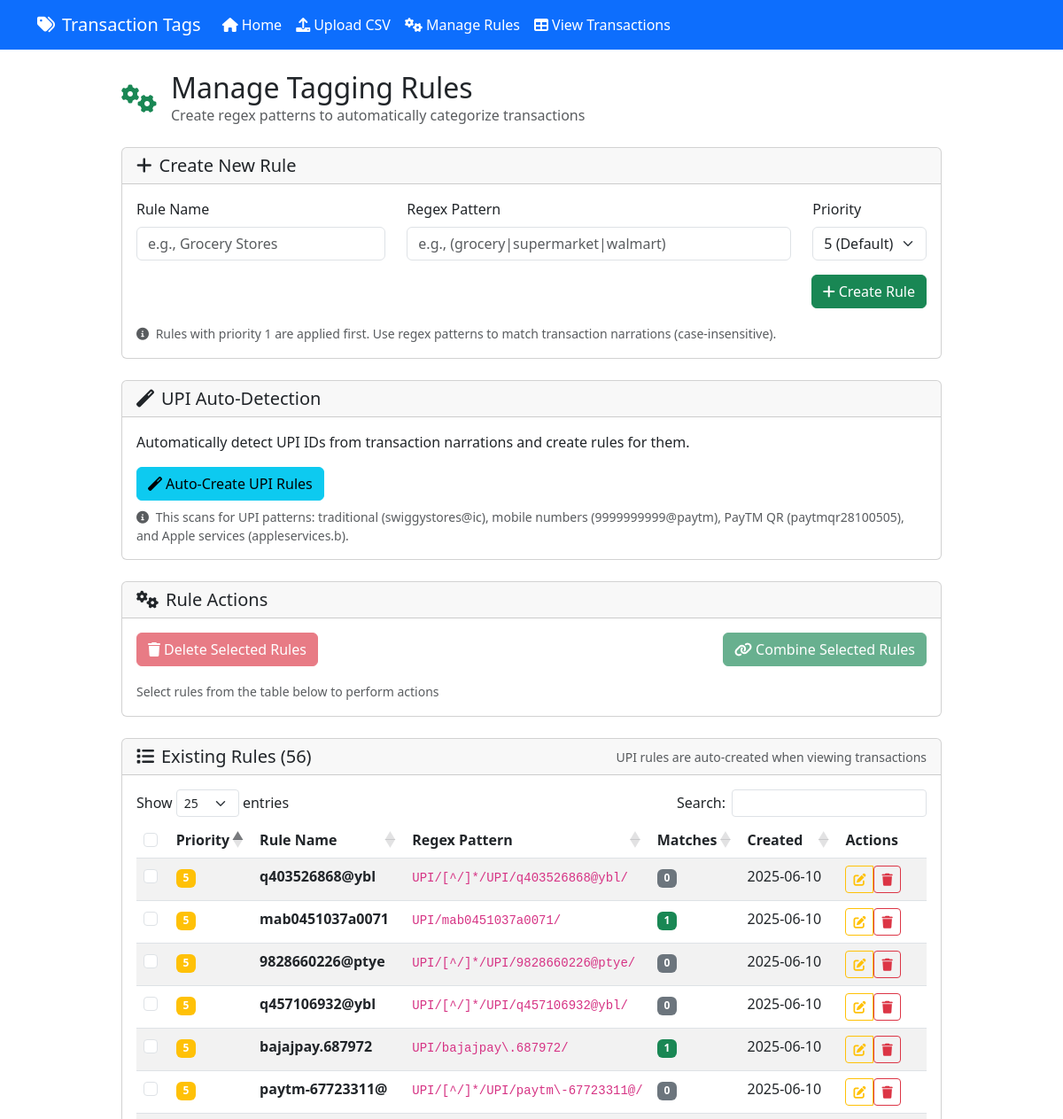
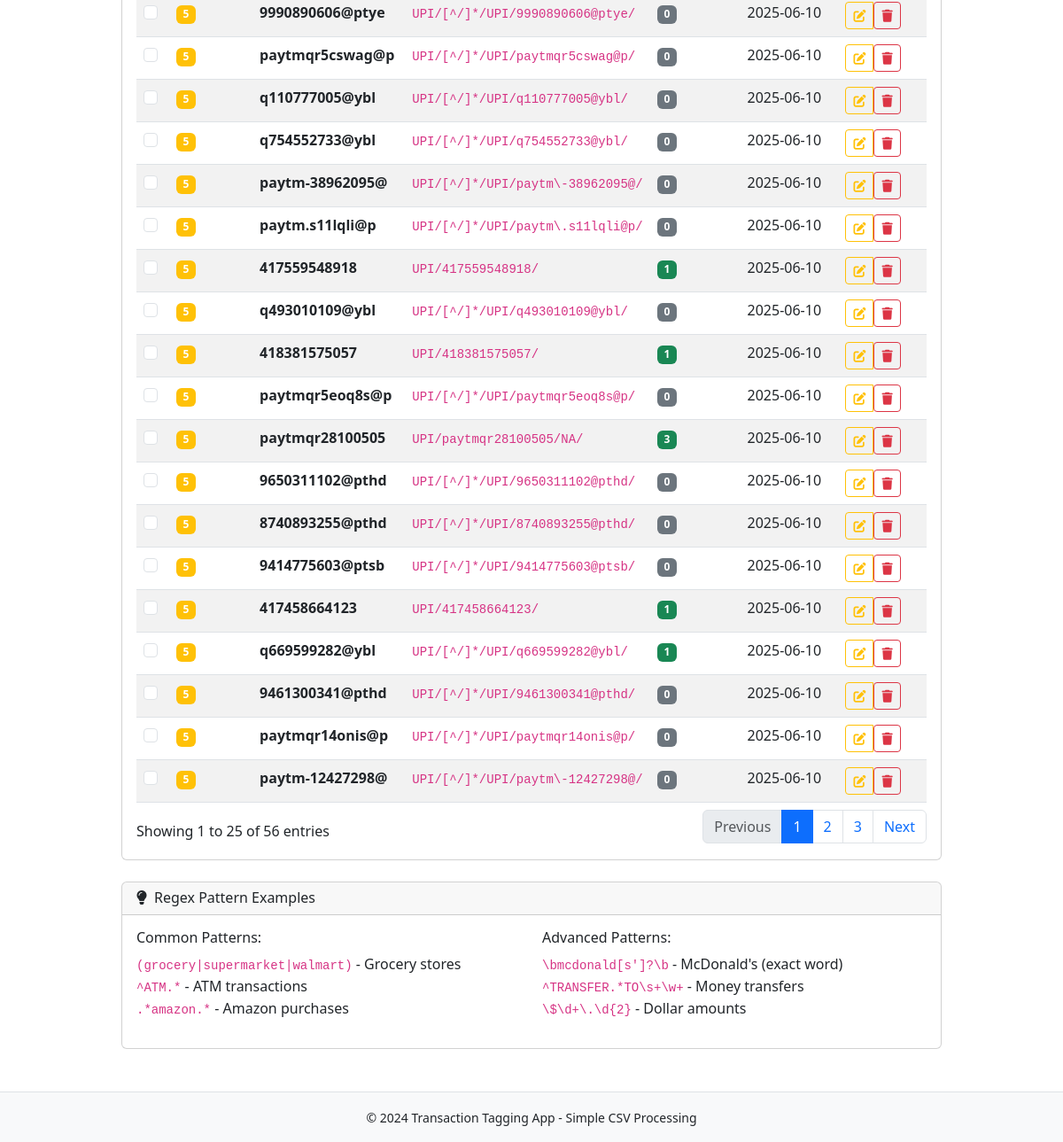
The app's page /rules with its own data (2 pictures, top to bottom).
### models.py (models this page shows, shortened)
class Rule(db.Model):
    id = db.Column(db.Integer, primary_key=True)
    name = db.Column(db.String(100), nullable=False, unique=True)
    regex_pattern = db.Column(db.Text, nullable=False)
    priority = db.Column(db.Integer, nullable=False, default=5)
    created_at = db.Column(db.DateTime, default=datetime.utcnow)

### routes.py (the view, shortened to what this page needs)
@app.route('/rules', methods=['GET', 'POST'])
def manage_rules():
    rules = Rule.query.order_by(Rule.priority.asc(), Rule.created_at.asc()).all()
    rules_with_counts = []
    transactions = Transaction.query.all()
    for rule in rules:
        match_count = 0
        for transaction in transactions:
            try:
                if re.search(rule.regex_pattern.lower(), transaction.narration.lower()):
                    match_count += 1
            except re.error:
                continue
        rules_with_counts.append({
            'rule': rule,
            'match_count': match_count
        })
    return render_template('rules.html', rules_with_counts=rules_with_counts)

### templates/rules.html (shortened to what this page needs)
{% extends "base.html" %}
{% block content %}
<div class="row">
    <div class="col-md-10 offset-md-1">
        <div class="d-flex align-items-center mb-4">
            <i class="fas fa-cogs fa-2x text-success me-3"></i>
            <div>
                <h2 class="mb-0">Manage Tagging Rules</h2>
                <p class="text-muted mb-0">Create regex patterns to automatically categorize transactions</p>
            </div>
        </div>
        <div class="card mb-4">
            <div class="card-header">
                <h5 class="mb-0"><i class="fas fa-plus me-2"></i>Create New Rule</h5>
            </div>
            <div class="card-body">
                <form method="POST">
                    <div class="row">
                        <div class="col-md-4 mb-3">
                            <label for="name" class="form-label">Rule Name</label>
                            <input type="text" class="form-control" id="name" name="name"
                                   placeholder="e.g., Grocery Stores" required maxlength="100">
                        </div>
                        <div class="col-md-6 mb-3">
                            <label for="regex_pattern" class="form-label">Regex Pattern</label>
                            <input type="text" class="form-control" id="regex_pattern" name="regex_pattern"
                                   placeholder="e.g., (grocery|supermarket|walmart)" required>
                        </div>
                        <div class="col-md-2 mb-3">
                            <label for="priority" class="form-label">Priority</label>
                            <select class="form-select" id="priority" name="priority" required>
                                <option value="5" selected>5 (Default)</option>
                            </select>
                        </div>
                    </div>
                    <div class="d-grid gap-2 d-md-flex justify-content-md-end">
                        <button type="submit" class="btn btn-success">
                            <i class="fas fa-plus me-1"></i>Create Rule
                        </button>
                    </div>
                </form>
                <div class="mt-3">
                    <small class="text-muted">
                        <i class="fas fa-info-circle me-1"></i>
                        Rules with priority 1 are applied first. Use regex patterns to match transaction narrations (case-insensitive).
                    </small>
                </div>
            </div>
        </div>
        <div class="card mb-4">
            <div class="card-header">
                <h5 class="mb-0"><i class="fas fa-magic me-2"></i>UPI Auto-Detection</h5>
            </div>
            <div class="card-body">
                <p class="mb-3">Automatically detect UPI IDs from transaction narrations and create rules for them.</p>
                <form method="POST" action="{{ url_for('manual_create_upi_rules') }}" class="d-inline">
                    <button type="submit" class="btn btn-info">
                        <i class="fas fa-magic me-1"></i>Auto-Create UPI Rules
                    </button>
                </form>
                <small class="text-muted d-block mt-2">
                    <i class="fas fa-info-circle me-1"></i>
                    This scans for UPI patterns: traditional (swiggystores@ic), mobile numbers (9999999999@paytm), PayTM QR (paytmqr28100505), and Apple services (appleservices.b).
                </small>
            </div>
        </div>
        <div class="card mb-4">
            <div class="card-header">
                <h5 class="mb-0"><i class="fas fa-cogs me-2"></i>Rule Actions</h5>
            </div>
            <div class="card-body">
                <div class="row mb-3">
                    <div class="col-md-6">
                        <button type="button" class="btn btn-danger" id="delete-selected-btn" disabled onclick="deleteSelectedRules()">
                            <i class="fas fa-trash me-1"></i>Delete Selected Rules
                        </button>
                    </div>
                    <div class="col-md-6 text-end">
                        <button type="button" class="btn btn-success" id="combine-selected-btn" disabled onclick="showCombineForm()">
                            <i class="fas fa-link me-1"></i>Combine Selected Rules
                        </button>
                    </div>
                </div>
                <div id="selected-rules-info" class="text-muted">
                    <small>Select rules from the table below to perform actions</small>
                </div>
            </div>
        </div>
        <div class="card">
            <div class="card-header d-flex justify-content-between align-items-center">
                <h5 class="mb-0"><i class="fas fa-list me-2"></i>Existing Rules ({{ rules_with_counts|length }})</h5>
                <small class="text-muted">UPI rules are auto-created when viewing transactions</small>
            </div>
            <div class="card-body">
                {% if rules_with_counts %}
                    <div class="table-responsive">
                        <table class="table table-striped" id="rules-table">
                            <thead>
                                <tr>
                                    <th width="5%">
                                        <input type="checkbox" class="form-check-input" id="select-all">
                                    </th>
                                    <th width="5%">Priority</th>
                                    <th width="20%">Rule Name</th>
                                    <th width="30%">Regex Pattern</th>
                                    <th width="10%">Matches</th>
                                    <th width="15%">Created</th>
                                    <th width="15%">Actions</th>
                                </tr>
                            </thead>
                            <tbody>
                                {% for item in rules_with_counts %}
                                <tr>
                                    <td>
                                        <input type="checkbox" class="form-check-input rule-select"
                                               value="{{ item.rule.id }}"
                                               data-rule-name="{{ item.rule.name }}"
                                               data-match-count="{{ item.match_count }}">
                                    </td>
                                    <td>
                                        <span class="badge {% if item.rule.priority <= 3 %}bg-danger{% elif item.rule.priority <= 6 %}bg-warning{% else %}bg-secondary{% endif %}">
                                            {{ item.rule.priority }}
                                        </span>
                                    </td>
                                    <td><strong>{{ item.rule.name }}</strong></td>
                                    <td><code>{{ item.rule.regex_pattern }}</code></td>
                                    <td>
                                        <span class="badge {% if item.match_count > 0 %}bg-success{% else %}bg-secondary{% endif %}">
                                            {{ item.match_count }}
                                        </span>
                                    </td>
                                    <td>{{ item.rule.created_at.strftime('%Y-%m-%d') }}</td>
                                    <td>
                                        <div class="btn-group" role="group">
                                            <a href="{{ url_for('edit_rule', rule_id=item.rule.id) }}"
                                               class="btn btn-sm btn-outline-warning" title="Edit Rule">
                                                <i class="fas fa-edit"></i>
                                            </a>
                                            <form method="POST" action="{{ url_for('delete_rule', rule_id=item.rule.id) }}"
                                                  onsubmit="return confirm('Are you sure you want to delete this rule?')" class="d-inline">
                                                <button type="submit" class="btn btn-sm btn-outline-danger" title="Delete Rule">
                                                    <i class="fas fa-trash"></i>
                                                </button>
                                            </form>
                                        </div>
                                    </td>
                                </tr>
                                {% endfor %}
                            </tbody>
                        </table>
                    </div>
                {% else %}
                    <div class="text-center py-4">
                        <i class="fas fa-inbox fa-3x text-muted mb-3"></i>
                        <h5>No Rules Created Yet</h5>
                        <p class="text-muted">Create your first rule using the form above to start categorizing transactions.</p>
                    </div>
                {% endif %}
            </div>
        </div>
        <div class="card mt-4">
            <div class="card-header">
                <h6 class="mb-0"><i class="fas fa-lightbulb me-2"></i>Regex Pattern Examples</h6>
            </div>
            <div class="card-body">
                <div class="row">
                    <div class="col-md-6">
                        <h6>Common Patterns:</h6>
                        <ul class="list-unstyled">
                            <li><code>(grocery|supermarket|walmart)</code> - Grocery stores</li>
                            <li><code>^ATM.*</code> - ATM transactions</li>
                            <li><code>.*amazon.*</code> - Amazon purchases</li>
                        </ul>
                    </div>
                    <div class="col-md-6">
                        <h6>Advanced Patterns:</h6>
                        <ul class="list-unstyled">
                            <li><code>\bmcdonald[s']?\b</code> - McDonald's (exact word)</li>
                            <li><code>^TRANSFER.*TO\s+\w+</code> - Money transfers</li>
                            <li><code>\$\d+\.\d{2}</code> - Dollar amounts</li>
                        </ul>
                    </div>
                </div>
            </div>
        </div>
    </div>
</div>
{% endblock %}

### records on screen
Rule: rule.priority "5", rule.name "q403526868@ybl", rule.regex_pattern "UPI/[^/]*/UPI/q403526868@ybl/", rule.created_at "2025-06-10"
Rule: rule.priority "5", rule.name "mab0451037a0071", rule.regex_pattern "UPI/mab0451037a0071/", rule.created_at "2025-06-10"
Rule: rule.priority "5", rule.name "9828660226@ptye", rule.regex_pattern "UPI/[^/]*/UPI/9828660226@ptye/", rule.created_at "2025-06-10"
Rule: rule.priority "5", rule.name "q457106932@ybl", rule.regex_pattern "UPI/[^/]*/UPI/q457106932@ybl/", rule.created_at "2025-06-10"
Rule: rule.priority "5", rule.name "bajajpay.687972", rule.regex_pattern "UPI/bajajpay\\.687972/", rule.created_at "2025-06-10"
Rule: rule.priority "5", rule.name "paytm-67723311@", rule.regex_pattern "UPI/[^/]*/UPI/paytm\\-67723311@/", rule.created_at "2025-06-10"
Rule: rule.priority "5", rule.name "9990890606@ptye", rule.regex_pattern "UPI/[^/]*/UPI/9990890606@ptye/", rule.created_at "2025-06-10"
Rule: rule.priority "5", rule.name "paytmqr5cswag@p", rule.regex_pattern "UPI/[^/]*/UPI/paytmqr5cswag@p/", rule.created_at "2025-06-10"
Rule: rule.priority "5", rule.name "q110777005@ybl", rule.regex_pattern "UPI/[^/]*/UPI/q110777005@ybl/", rule.created_at "2025-06-10"
Rule: rule.priority "5", rule.name "q754552733@ybl", rule.regex_pattern "UPI/[^/]*/UPI/q754552733@ybl/", rule.created_at "2025-06-10"
Rule: rule.priority "5", rule.name "paytm-38962095@", rule.regex_pattern "UPI/[^/]*/UPI/paytm\\-38962095@/", rule.created_at "2025-06-10"
Rule: rule.priority "5", rule.name "paytm.s11lqli@p", rule.regex_pattern "UPI/[^/]*/UPI/paytm\\.s11lqli@p/", rule.created_at "2025-06-10"
Rule: rule.priority "5", rule.name "417559548918", rule.regex_pattern "UPI/417559548918/", rule.created_at "2025-06-10"
Rule: rule.priority "5", rule.name "q493010109@ybl", rule.regex_pattern "UPI/[^/]*/UPI/q493010109@ybl/", rule.created_at "2025-06-10"
Rule: rule.priority "5", rule.name "418381575057", rule.regex_pattern "UPI/418381575057/", rule.created_at "2025-06-10"
Rule: rule.priority "5", rule.name "paytmqr5eoq8s@p", rule.regex_pattern "UPI/[^/]*/UPI/paytmqr5eoq8s@p/", rule.created_at "2025-06-10"
Rule: rule.priority "5", rule.name "paytmqr28100505", rule.regex_pattern "UPI/paytmqr28100505/NA/", rule.created_at "2025-06-10"
Rule: rule.priority "5", rule.name "9650311102@pthd", rule.regex_pattern "UPI/[^/]*/UPI/9650311102@pthd/", rule.created_at "2025-06-10"
Rule: rule.priority "5", rule.name "8740893255@pthd", rule.regex_pattern "UPI/[^/]*/UPI/8740893255@pthd/", rule.created_at "2025-06-10"
Rule: rule.priority "5", rule.name "9414775603@ptsb", rule.regex_pattern "UPI/[^/]*/UPI/9414775603@ptsb/", rule.created_at "2025-06-10"
Rule: rule.priority "5", rule.name "417458664123", rule.regex_pattern "UPI/417458664123/", rule.created_at "2025-06-10"
Rule: rule.priority "5", rule.name "q669599282@ybl", rule.regex_pattern "UPI/[^/]*/UPI/q669599282@ybl/", rule.created_at "2025-06-10"
Rule: rule.priority "5", rule.name "9461300341@pthd", rule.regex_pattern "UPI/[^/]*/UPI/9461300341@pthd/", rule.created_at "2025-06-10"
Rule: rule.priority "5", rule.name "paytmqr14onis@p", rule.regex_pattern "UPI/[^/]*/UPI/paytmqr14onis@p/", rule.created_at "2025-06-10"
Rule: rule.priority "5", rule.name "paytm-12427298@", rule.regex_pattern "UPI/[^/]*/UPI/paytm\\-12427298@/", rule.created_at "2025-06-10"

### other values on screen
{{ rules_with_counts|length }} "56"
{{ item.match_count }} "0" "1" "0" "0" "1" "0" "0" "0" "0" "0" "0" "0" "1" "0" "1" "0" "3" "0" "0" "0" "1" "1" "0" "0" "0"
